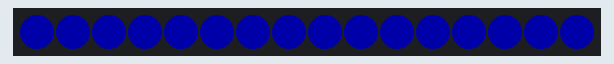
This program was run on a simulated Raspberry Pi Pico running MicroPython. Shown: 16 RGB LEDs in strip order, left to right. Dim RGB values are drawn brighter than linear.

Above: at 0.47 s.
At 8.3 s:
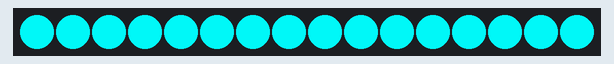
At 12.26 s:
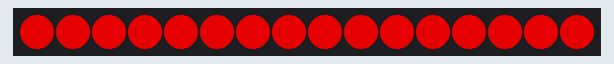
At 16.22 s:
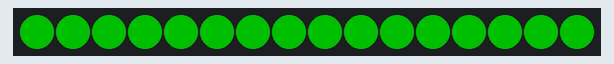
At 26.22 s:
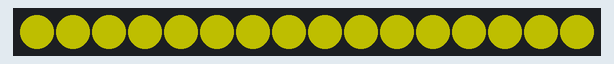
At 39.56 s:
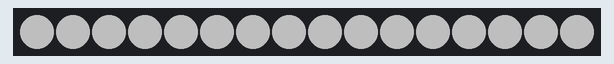

The program:

breathe.py
```python
###############################################################
# WS2812 RGB LED Ring Light Breathing
# with the Raspberry Pi Pico Microcontroller
#
# by Joshua Hrisko, Maker Portal LLC (c) 2021
#
# Based on the Example neopixel_ring at:
# https://github.com/raspberrypi/pico-micropython-examples
###############################################################
#
import array, time
from machine import Pin
import rp2

#
############################################
# RP2040 PIO and Pin Configurations
############################################
#
# WS2812 LED Ring Configuration
led_count = 16 # number of LEDs in ring light
PIN_NUM = 6 # pin connected to ring light
brightness = 0.1 # 0.1 = darker, 1.0 = brightest

@rp2.asm_pio(sideset_init=rp2.PIO.OUT_LOW, out_shiftdir=rp2.PIO.SHIFT_LEFT,
             autopull=True, pull_thresh=24) # PIO configuration

# define WS2812 parameters
def ws2812():
    T1 = 2
    T2 = 5
    T3 = 3
    wrap_target()
    label("bitloop")
    out(x, 1)               .side(0)    [T3 - 1]
    jmp(not_x, "do_zero")   .side(1)    [T1 - 1]
    jmp("bitloop")          .side(1)    [T2 - 1]
    label("do_zero")
    nop()                   .side(0)    [T2 - 1]
    wrap()


# Create the StateMachine with the ws2812 program, outputting on pre-defined pin
# at the 8MHz frequency
sm = rp2.StateMachine(0, ws2812, freq=8_000_000, sideset_base=Pin(PIN_NUM))

# Activate the state machine
sm.active(1)

# Range of LEDs stored in an array
ar = array.array("I", [0 for _ in range(led_count)])
#
############################################
# Functions for RGB Coloring
############################################
#
def pixels_show(brightness_input=brightness):
    dimmer_ar = array.array("I", [0 for _ in range(led_count)])
    for ii,cc in enumerate(ar):
        r = int(((cc >> 8) & 0xFF) * brightness_input) # 8-bit red dimmed to brightness
        g = int(((cc >> 16) & 0xFF) * brightness_input) # 8-bit green dimmed to brightness
        b = int((cc & 0xFF) * brightness_input) # 8-bit blue dimmed to brightness
        dimmer_ar[ii] = (g<<16) + (r<<8) + b # 24-bit color dimmed to brightness
    sm.put(dimmer_ar, 8) # update the state machine with new colors
    time.sleep_ms(10)

def pixels_set(i, color):
    ar[i] = (color[1]<<16) + (color[0]<<8) + color[2] # set 24-bit color

def breathing_led(color):
    step = 5
    breath_amps = [ii for ii in range(0,255,step)]
    breath_amps.extend([ii for ii in range(255,-1,-step)])
    for ii in breath_amps:
        for jj in range(len(ar)):
            pixels_set(jj, color) # show all colors
        pixels_show(ii/255)
        time.sleep(0.02)
#
############################################
# Main Calls and Loops
############################################
#
# color specifications
red = (255,0,0)
green = (0,255,0)
blue = (0,0,255)
yellow = (255,255,0)
cyan = (0,255,255)
white = (255,255,255)
blank = (0,0,0)
colors = [blue,yellow,cyan,red,green,white]

while True: # loop indefinitely
    for color in colors: # emulate breathing LED (similar to Amazon's Alexa)
        breathing_led(color)
        time.sleep(0.1) # wait between colors
```
